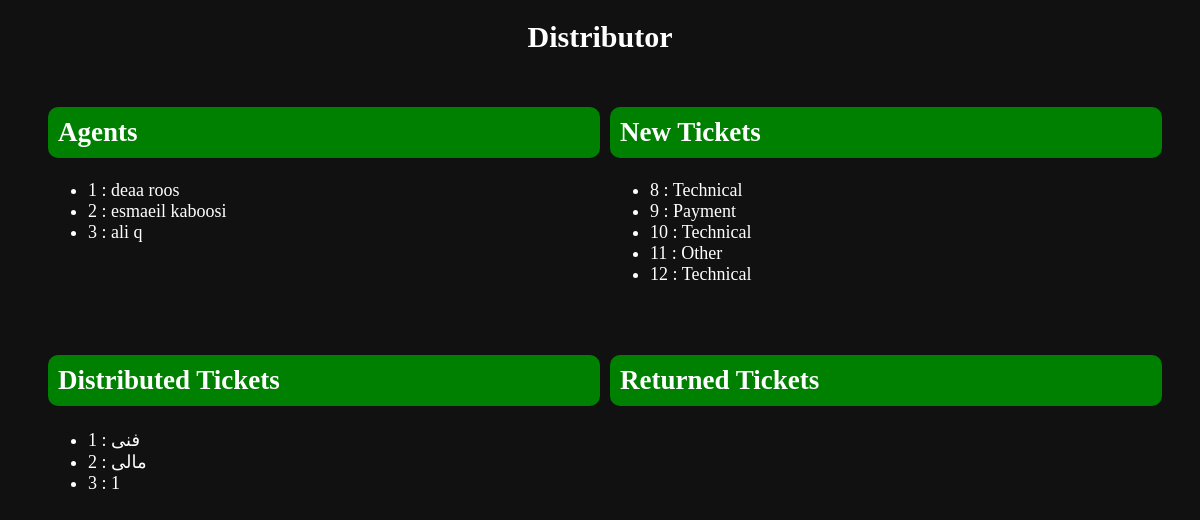
The app's page /dist.php (signed in) with its own data.
### tables this page shows
CREATE TABLE `agents` (
  `agent_id` int(11) NOT NULL,
  `f_name` varchar(50) NOT NULL,
  `l_name` varchar(50) NOT NULL,
  `phone_number` varchar(15) NOT NULL,
  `mail` varchar(50) NOT NULL,
  `password` varchar(50) NOT NULL,
  `active` tinyint(4) NOT NULL DEFAULT 1,
  `management_id` int(11) NOT NULL
);

CREATE TABLE `tickets` (
  `ticket_id` int(11) NOT NULL,
  `date` timestamp NULL DEFAULT current_timestamp(),
  `file` varchar(200) DEFAULT NULL,
  `level_tic` int(11) NOT NULL,
  `type` varchar(50) NOT NULL,
  `text` varchar(200) NOT NULL,
  `comment` varchar(200) DEFAULT NULL,
  `customer_id` int(11) DEFAULT NULL,
  `ticket_reply_id` int(11) DEFAULT NULL,
  `management_id` int(11) DEFAULT NULL
);

### dist.php (the view, shortened to what this page needs)
<!DOCTYPE html>
<html lang="fa">
<head>
	<link rel="stylesheet" type="text/css" href="style.css">
</head>
<body>
	<h1>Distributor</h1>
	<div class='management-panel'>
		<div>
			<h2>Agents</h2>
			<ul>
				<?php
					$s = 'select * from agents';
					$result = mysqli_query($conn, $s);
					while ( $row = mysqli_fetch_array($result) ) {
						echo '<li>' . $row['agent_id'] . ' : ' . $row['f_name'] . ' ' . $row['l_name'] . '</li>';
					}
				?>
			</ul>
		</div>
		<div>
			<h2>New Tickets</h2>
			<ul>
				<?php
					$s = 'select * from tickets where ticket_id not in (
						select ticket_id
						from distribution_ticket
						)';
					$result = mysqli_query($conn, $s);
					while ( $row = mysqli_fetch_array($result) ) {
						echo '<li><a href="?q=' . $row['ticket_id'] . '">' . $row['ticket_id'] . ' : ' . $row['type'] . '</a></li>';
					}
				?>
			</ul>
		</div>
	</div>
	<div class='management-panel'>
		<div>
			<h2>Distributed Tickets</h2>
			<ul>
				<?php
					$s = 'select * from tickets where ticket_id in (
						select ticket_id
						from distribution_ticket
						where distributor_id = ' . $_SESSION['distributor_id'] .
						')';
					$result = mysqli_query($conn, $s);
					while ( $row = mysqli_fetch_array($result) ) {
						echo '<li><a href="?q=' . $row['ticket_id'] . '">' . $row['ticket_id'] . ' : ' . $row['type'] . '</a></li>';
					}
				?>
			</ul>
		</div>
		<div>
			<h2>Returned Tickets</h2>
		</div>
	</div>
</body>
</html>

### style.css (style rules this page uses)
* { box-sizing: border-box; }
body { background-color: #111; font-size: 18px; color: white; text-align: center; }
h1 { font-size: 30px; margin-bottom: 30px; }
a { color: white; text-decoration: none; }
.management-panel { display: flex; justify-content: space-between; text-align: left; margin: 30px; }
.management-panel > div { flex: 1; margin-left: 10px; }
.management-panel > div > h2 { background-color: green; padding: 10px; border-radius: 10px; }

### records on screen
agents: agent_id "1", f_name "deaa", l_name "roos"
agents: agent_id "2", f_name "esmaeil", l_name "kaboosi"
agents: agent_id "3", f_name "ali", l_name "q"
tickets: ticket_id "8", type "Technical"
tickets: ticket_id "9", type "Payment"
tickets: ticket_id "10", type "Technical"
tickets: ticket_id "11", type "Other"
tickets: ticket_id "12", type "Technical"
tickets: ticket_id "1", type "فنی"
tickets: ticket_id "2", type "مالی"
tickets: ticket_id "3", type "1"
